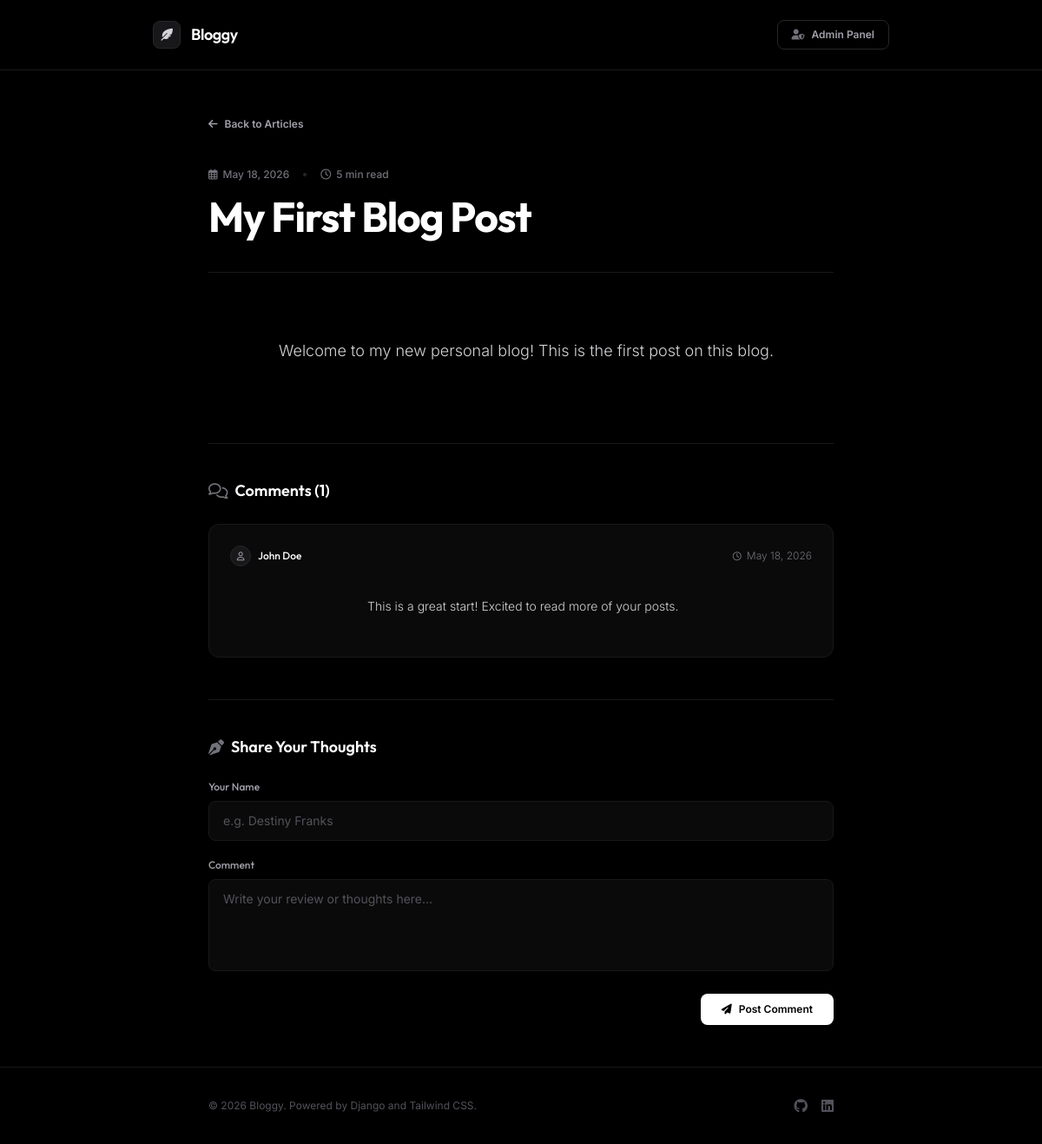
/post/1/, run on an earlier commit of the app's database.
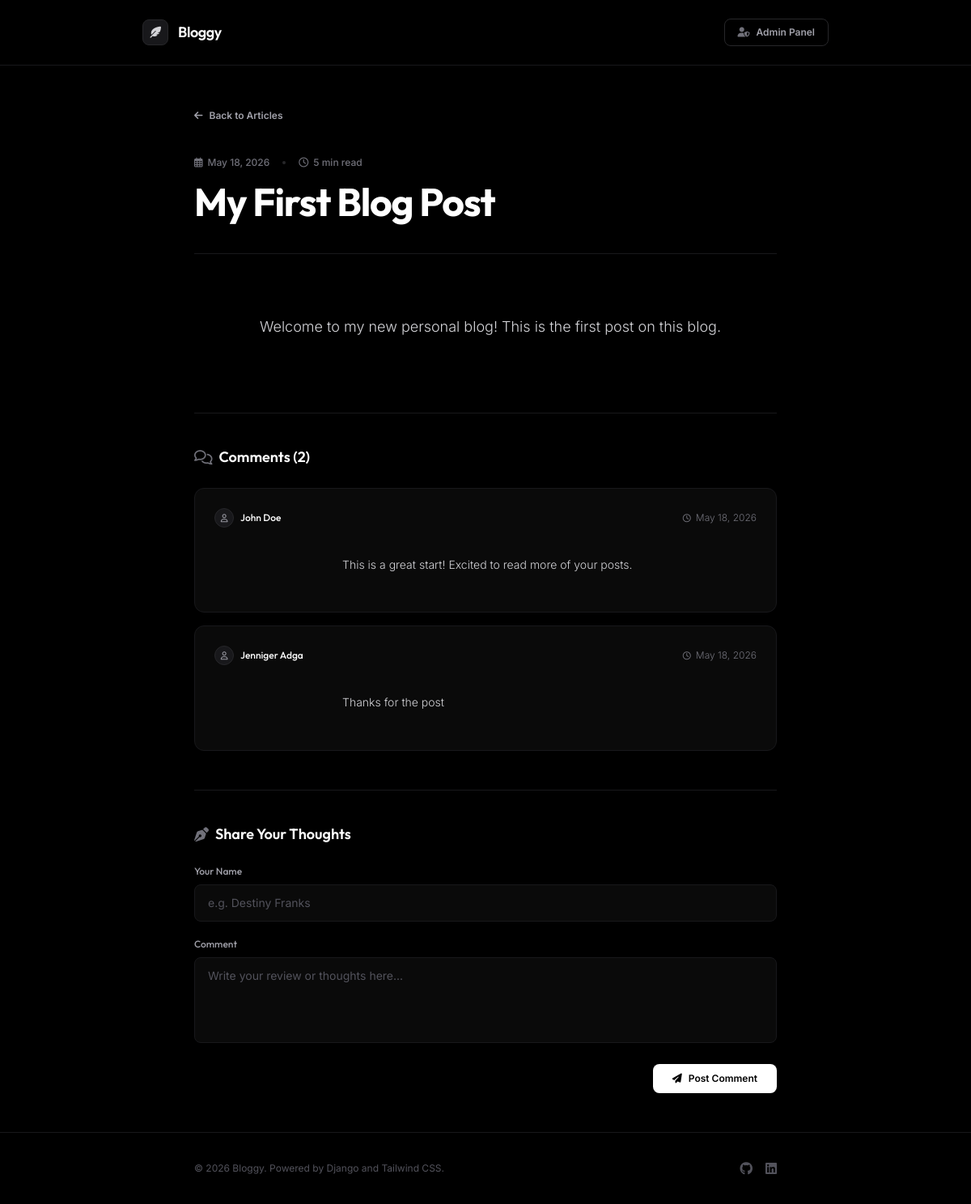
And on a later commit of the database.
### blog/models.py (models this page shows, shortened)
class Post(models.Model):
    title = models.CharField(max_length=200)
    content = models.TextField()
    created_at = models.DateTimeField(auto_now_add=True)

class Comment(models.Model):
    post = models.ForeignKey(Post, on_delete=models.CASCADE, related_name='comments')
    author_name = models.CharField(max_length=100)
    body = models.TextField()
    created_at = models.DateTimeField(auto_now_add=True)

### blog/views.py (the view, shortened to what this page needs)
# urls.py: path('post/<int:id>/', views.post_detail, name='post_detail'),
def post_detail(request, id):
    post = get_object_or_404(Post, id=id)
    comments = post.comments.all().order_by('created_at')
    context = {
        'post': post,
        'comments': comments,
    }
    return render(request, 'blog/post_detail.html', context)

### blog/templates/blog/post_detail.html (shortened to what this page needs)
<!DOCTYPE html>
<html lang="en" class="h-full">
<head>
    <script src="https://cdn.tailwindcss.com"></script>
    <link rel="stylesheet" href="https://cdnjs.cloudflare.com/ajax/libs/font-awesome/6.4.0/css/all.min.css">
</head>
<body class="bg-[#000000] text-zinc-100 font-sans min-h-full flex flex-col selection:bg-zinc-800 selection:text-white">
    <nav class="sticky top-0 z-50 backdrop-blur-md bg-black/90 border-b border-zinc-900 transition-all duration-300">
        <div class="max-w-4xl mx-auto px-6 h-20 flex items-center justify-between">
            <a href="/" class="flex items-center gap-3 group">
                <div class="w-8 h-8 rounded-lg bg-zinc-900 border border-zinc-800 flex items-center justify-center transition-colors group-hover:border-zinc-700">
                    <i class="fa-solid fa-feather-pointed text-zinc-300 group-hover:text-white text-sm"></i>
                </div>
                <span class="font-outfit font-semibold text-lg tracking-tight text-white group-hover:text-zinc-300 transition-colors">
                    Bloggy
                </span>
            </a>
            <div class="flex items-center gap-6">
                <a href="/admin/" target="_blank" class="px-4 py-2 text-xs font-semibold text-zinc-400 hover:text-white border border-zinc-800 hover:bg-zinc-900 hover:border-zinc-700 rounded-lg transition-all duration-200 flex items-center gap-2">
                    <i class="fa-solid fa-user-shield text-zinc-500"></i> Admin Panel
                </a>
            </div>
        </div>
    </nav>
    <main class="flex-grow max-w-3xl mx-auto px-6 py-12 w-full">
        <div class="mb-10">
            <a href="/" class="group inline-flex items-center gap-2 text-xs font-semibold text-zinc-400 hover:text-white transition-colors duration-200">
                <i class="fa-solid fa-arrow-left transform group-hover:-translate-x-1 transition-transform"></i>
                Back to Articles
            </a>
        </div>
        <header class="mb-12 border-b border-zinc-900 pb-10">
            <div class="flex items-center gap-4 text-xs font-medium text-zinc-500 mb-4">
                <span class="flex items-center gap-1.5">
                    <i class="fa-regular fa-calendar-days text-zinc-500"></i>
                    {{ post.created_at|date:"F d, Y" }}
                </span>
                <span class="w-1 h-1 rounded-full bg-zinc-800"></span>
                <span class="flex items-center gap-1.5">
                    <i class="fa-regular fa-clock text-zinc-500"></i>
                    5 min read
                </span>
            </div>
            <h1 class="font-outfit font-bold text-3xl sm:text-4xl lg:text-5xl text-white tracking-tight leading-tight">
                {{ post.title }}
            </h1>
        </header>
        <article class="prose prose-invert max-w-none mb-16">
            <p class="text-zinc-300 text-base sm:text-lg leading-relaxed font-light whitespace-pre-wrap">
                {{ post.content }}
            </p>
        </article>
        <section class="border-t border-zinc-900 pt-10">
            <h2 class="font-outfit font-semibold text-lg text-white mb-6 flex items-center gap-2">
                <i class="fa-regular fa-comments text-zinc-500"></i>
                Comments ({{ comments.count }})
            </h2>
            {% if comments %}
                <div class="space-y-4">
                    {% for comment in comments %}
                        <div class="bg-[#0a0a0a] border border-zinc-900 hover:border-zinc-800 rounded-xl p-5 sm:p-6 transition-all duration-200">
                            <div class="flex items-center justify-between mb-3 text-xs">
                                <span class="font-outfit font-medium text-white flex items-center gap-2">
                                    <span class="w-6 h-6 rounded-full bg-zinc-900 border border-zinc-800 flex items-center justify-center text-zinc-400">
                                        <i class="fa-regular fa-user text-[10px]"></i>
                                    </span>
                                    {{ comment.author_name }}
                                </span>
                                <span class="text-zinc-500 font-light flex items-center gap-1.5">
                                    <i class="fa-regular fa-clock text-[10px]"></i>
                                    {{ comment.created_at|date:"F d, Y" }}
                                </span>
                            </div>
                            <p class="text-zinc-300 text-sm leading-relaxed font-light whitespace-pre-wrap pl-8">
                                {{ comment.body }}
                            </p>
                        </div>
                    {% endfor %}
                </div>
            {% endif %}
        </section>
        <section class="border-t border-zinc-900 pt-10 mt-12">
            <h2 class="font-outfit font-semibold text-lg text-white mb-6 flex items-center gap-2">
                <i class="fa-solid fa-pen-nib text-zinc-500"></i>
                Share Your Thoughts
            </h2>
            <form method="POST" class="space-y-5">
                <div>
                    <label for="author_name" class="block font-outfit font-medium text-xs text-zinc-400 mb-2">
                        Your Name
                    </label>
                    <input type="text"
                           id="author_name"
                           name="author_name"
                           required
                           placeholder="e.g. Destiny Franks"
                           class="w-full bg-[#0a0a0a] border border-zinc-900 focus:border-zinc-700 text-white rounded-lg px-4 py-3 placeholder:text-zinc-600 focus:outline-none transition-all duration-200 text-sm">
                </div>
                <div>
                    <label for="body" class="block font-outfit font-medium text-xs text-zinc-400 mb-2">
                        Comment
                    </label>
                    <textarea id="body"
                              name="body"
                              rows="4"
                              required
                              placeholder="Write your review or thoughts here..."
                              class="w-full bg-[#0a0a0a] border border-zinc-900 focus:border-zinc-700 text-white rounded-lg px-4 py-3 placeholder:text-zinc-600 focus:outline-none transition-all duration-200 text-sm resize-none"></textarea>
                </div>
                <div class="flex justify-end">
                    <button type="submit"
                            class="px-6 py-2.5 inline-flex items-center gap-2 rounded-lg text-xs font-semibold bg-white hover:bg-zinc-200 text-black shadow-md active:scale-95 transition-all duration-200">
                        <i class="fa-solid fa-paper-plane text-xs"></i> Post Comment
                    </button>
                </div>
            </form>
        </section>
    </main>
    <footer class="border-t border-zinc-900 bg-[#000000] py-8">
        <div class="max-w-3xl mx-auto px-6 flex flex-col sm:flex-row items-center justify-between gap-4">
            <p class="text-zinc-600 text-xs">
                &copy; 2026 Bloggy. Powered by Django and Tailwind CSS.
            </p>
            <div class="flex items-center gap-4 text-zinc-600">
                <a href="#" class="hover:text-zinc-400 transition-colors text-base"><i class="fa-brands fa-github"></i></a>
                <a href="#" class="hover:text-zinc-400 transition-colors text-base"><i class="fa-brands fa-linkedin"></i></a>
            </div>
        </div>
    </footer>
</body>
</html>

What changed in the data, as far as the page shows it:
added Comment: author_name "Jenniger Adga", created_at "May 18, 2026", body "Thanks for the post"
Also different on the page:
{{ comments.count }}: "1" → "2"
